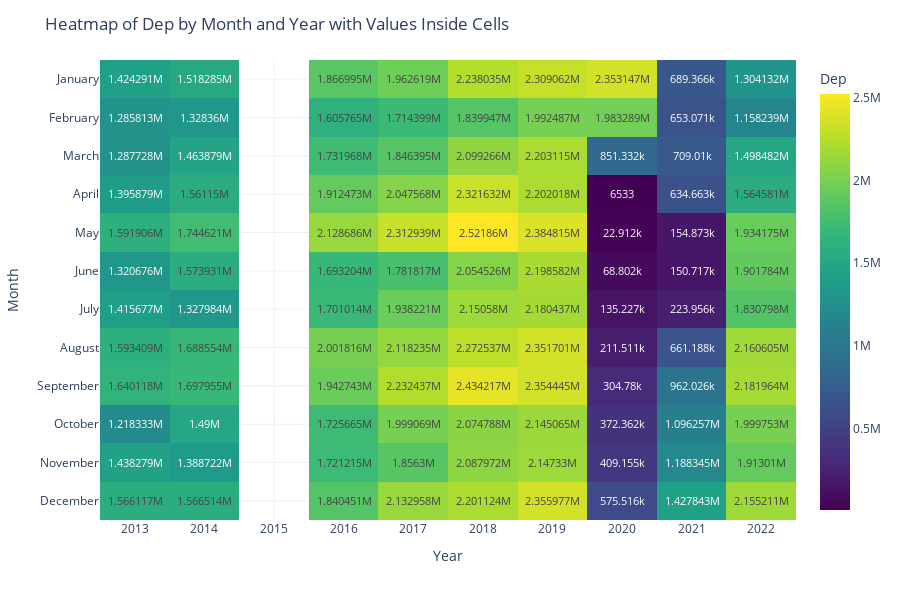

This figure's notebook cell:
### Code cell
import plotly.express as px
import numpy as np

# Assuming df_pivot is already defined

# Add a blank space (NaN column) for 2015 in the correct position
df_pivot.insert(2, 2015, np.nan)  # Insert NaN at the position for 2015 (after 2014)

# Create a heatmap for df_pivot with values inside the cells
fig = px.imshow(df_pivot,
                labels=dict(x="Year", y="Month", color="Dep"),
                x=df_pivot.columns,  # Year values
                y=df_pivot.index,    # Month values
                color_continuous_scale='Viridis',  # Choose the color scale
                text_auto=True)  # This will show values inside the cells

# Update layout for better visualization
fig.update_layout(
    title="Heatmap of Dep by Month and Year with Values Inside Cells",
    xaxis_title="Year",
    yaxis_title="Month",
    template="plotly_white",  # Light theme
    height=600,
    coloraxis_showscale=True,  # Show color scale
    xaxis=dict(
        tickmode='array',  # Use array mode for ticks
        tickvals=df_pivot.columns,  # Set tick values to the years
        ticktext=[str(year) for year in df_pivot.columns],  # Show all years as labels
    )
)

# Show the plot
fig.show()

### Figure 1 — Plotly figure (JSON) as saved in the notebook; plotly's stock layout.template omitted (floating-point values rounded to 4 significant figures)
{"data": [{"coloraxis": "coloraxis", "hovertemplate": "Year: %{x}<br>Month: %{y}<br>Dep: %{z}<extra></extra>", "name": "0", "texttemplate": "%{z}", "type": "heatmap", "x": [2013, 2014, 2015, 2016, 2017, 2018, 2019, 2020, 2021, 2022], "xaxis": "x", "y": ["January", "February", "March", "April", "May", "June", "July", "August", "September", "October", "November", "December"], "yaxis": "y", "z": [[1424291, 1518285, null, 1866995, 1962619, 2238035, 2309062, 2353147, 689366, 1304132], [1285813, 1328360, null, 1605765, 1714399, 1839947, 1992487, 1983289, 653071, 1158239], [1287728, 1463879, null, 1731968, 1846395, 2099266, 2203115, 851332, 709010, 1498482], [1395879, 1561150, null, 1912473, 2047568, 2321632, 2202018, 6533, 634663, 1564581], [1591906, 1744621, null, 2128686, 2312939, 2521860, 2384815, 22912, 154873, 1934175], [1320676, 1573931, null, 1693204, 1781817, 2054526, 2198582, 68802, 150717, 1901784], [1415677, 1327984, null, 1701014, 1938221, 2150580, 2180437, 135227, 223956, 1830798], [1593409, 1688554, null, 2001816, 2118235, 2272537, 2351701, 211511, 661188, 2160605], [1640118, 1697955, null, 1942743, 2232437, 2434217, 2354445, 304780, 962026, 2181964], [1218333, 1490000, null, 1725665, 1999069, 2074788, 2145065, 372362, 1096257, 1999753], [1438279, 1388722, null, 1721215, 1856300, 2087972, 2147330, 409155, 1188345, 1913010], [1566117, 1566514, null, 1840451, 2132958, 2201124, 2355977, 575516, 1427843, 2155211]]}], "layout": {"coloraxis": {"colorbar": {"title": {"text": "Dep"}}, "colorscale": [[0, "#440154"], [0.1111, "#482878"], [0.2222, "#3e4989"], [0.3333, "#31688e"], [0.4444, "#26828e"], [0.5556, "#1f9e89"], [0.6667, "#35b779"], [0.7778, "#6ece58"], [0.8889, "#b5de2b"], [1, "#fde725"]], "showscale": true}, "height": 600, "margin": {"t": 60}, "title": {"text": "Heatmap of Dep by Month and Year with Values Inside Cells"}, "xaxis": {"anchor": "y", "constrain": "domain", "domain": [0, 1], "scaleanchor": "y", "tickmode": "array", "ticktext": ["2013", "2014", "2015", "2016", "2017", "2018", "2019", "2020", "2021", "2022"], "tickvals": [2013, 2014, 2015, 2016, 2017, 2018, 2019, 2020, 2021, 2022], "title": {"text": "Year"}}, "yaxis": {"anchor": "x", "autorange": "reversed", "constrain": "domain", "domain": [0, 1], "title": {"text": "Month"}}}}
